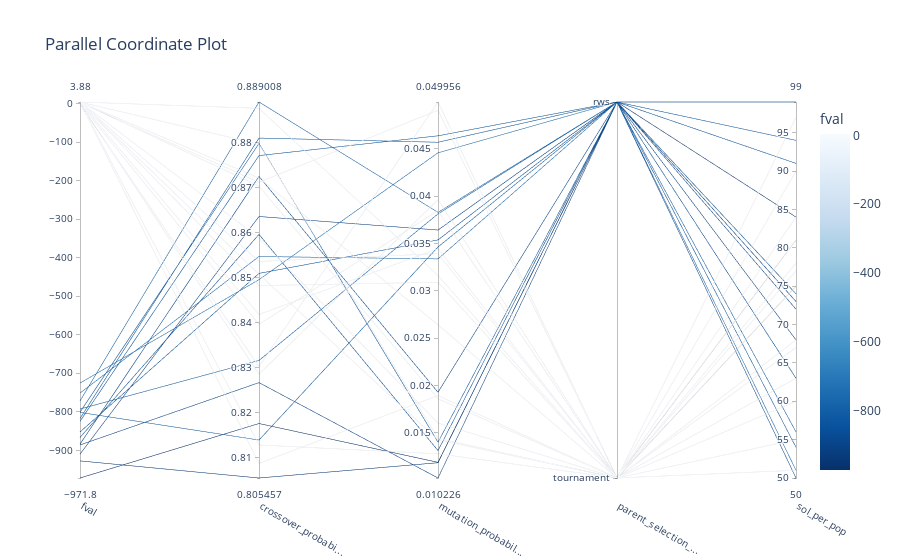

The cell this chart's notebook holds for it:
### Code cell
optuna.visualization.plot_parallel_coordinate(study,target=lambda t: t.values[1], target_name="fval")

### Figure 1 — Plotly figure (JSON) as saved in the notebook; plotly's stock layout.template omitted (floating-point values rounded to 4 significant figures)
{"data": [{"dimensions": [{"label": "fval", "range": [-971.8, 3.88], "values": [3.72, -971.8, -0.28, -886.1, 3.56, 3.6, 3.36, 3.88, -800.8, -0.24, 3.88, -1.8, 3.84, -927.5, -771.9, -909.8, -884.0, 3.8, -817.5, -852.4, -725.4, 3.68, -792.8, -824.6, 1.8, -751.5, 3.6, -801.7, -866.6, 3.8]}, {"label": "crossover_probabi...", "range": [0.8055, 0.889], "values": [0.8796, 0.8176, 0.8285, 0.8267, 0.8588, 0.8703, 0.8507, 0.8536, 0.8798, 0.8396, 0.8721, 0.8302, 0.8418, 0.8055, 0.889, 0.8636, 0.8725, 0.8876, 0.881, 0.8509, 0.8495, 0.8128, 0.8316, 0.8771, 0.8712, 0.8547, 0.8087, 0.8139, 0.8596, 0.8482]}, {"label": "mutation_probabil...", "range": [0.01023, 0.04996], "values": [0.01441, 0.01188, 0.03963, 0.01023, 0.01603, 0.01859, 0.01426, 0.03393, 0.014, 0.03847, 0.02641, 0.04996, 0.03447, 0.01184, 0.03829, 0.03643, 0.01929, 0.03162, 0.0457, 0.03538, 0.04459, 0.01278, 0.03813, 0.04638, 0.04909, 0.03338, 0.01894, 0.03464, 0.01312, 0.03091]}, {"label": "parent_selection_...", "range": [0, 1], "ticktext": ["tournament", "rws"], "tickvals": [0, 1], "values": [0, 1, 0, 1, 0, 0, 0, 0, 1, 0, 0, 0, 0, 1, 1, 1, 1, 0, 1, 1, 1, 0, 1, 1, 0, 1, 0, 1, 1, 0]}, {"label": "sol_per_pop", "range": [50, 99], "values": [97, 84, 67, 72, 60, 51, 68, 75, 94, 75, 63, 81, 77, 73, 56, 68, 50, 55, 91, 63, 74, 81, 74, 54, 78, 51, 90, 99, 99, 84]}], "labelangle": 30, "labelside": "bottom", "line": {"color": [3.72, -971.8, -0.28, -886.1, 3.56, 3.6, 3.36, 3.88, -800.8, -0.24, 3.88, -1.8, 3.84, -927.5, -771.9, -909.8, -884.0, 3.8, -817.5, -852.4, -725.4, 3.68, -792.8, -824.6, 1.8, -751.5, 3.6, -801.7, -866.6, 3.8], "colorbar": {"title": {"text": "fval"}}, "colorscale": [[0, "rgb(247,251,255)"], [0.125, "rgb(222,235,247)"], [0.25, "rgb(198,219,239)"], [0.375, "rgb(158,202,225)"], [0.5, "rgb(107,174,214)"], [0.625, "rgb(66,146,198)"], [0.75, "rgb(33,113,181)"], [0.875, "rgb(8,81,156)"], [1, "rgb(8,48,107)"]], "reversescale": true, "showscale": true}, "type": "parcoords"}], "layout": {"title": {"text": "Parallel Coordinate Plot"}}}
